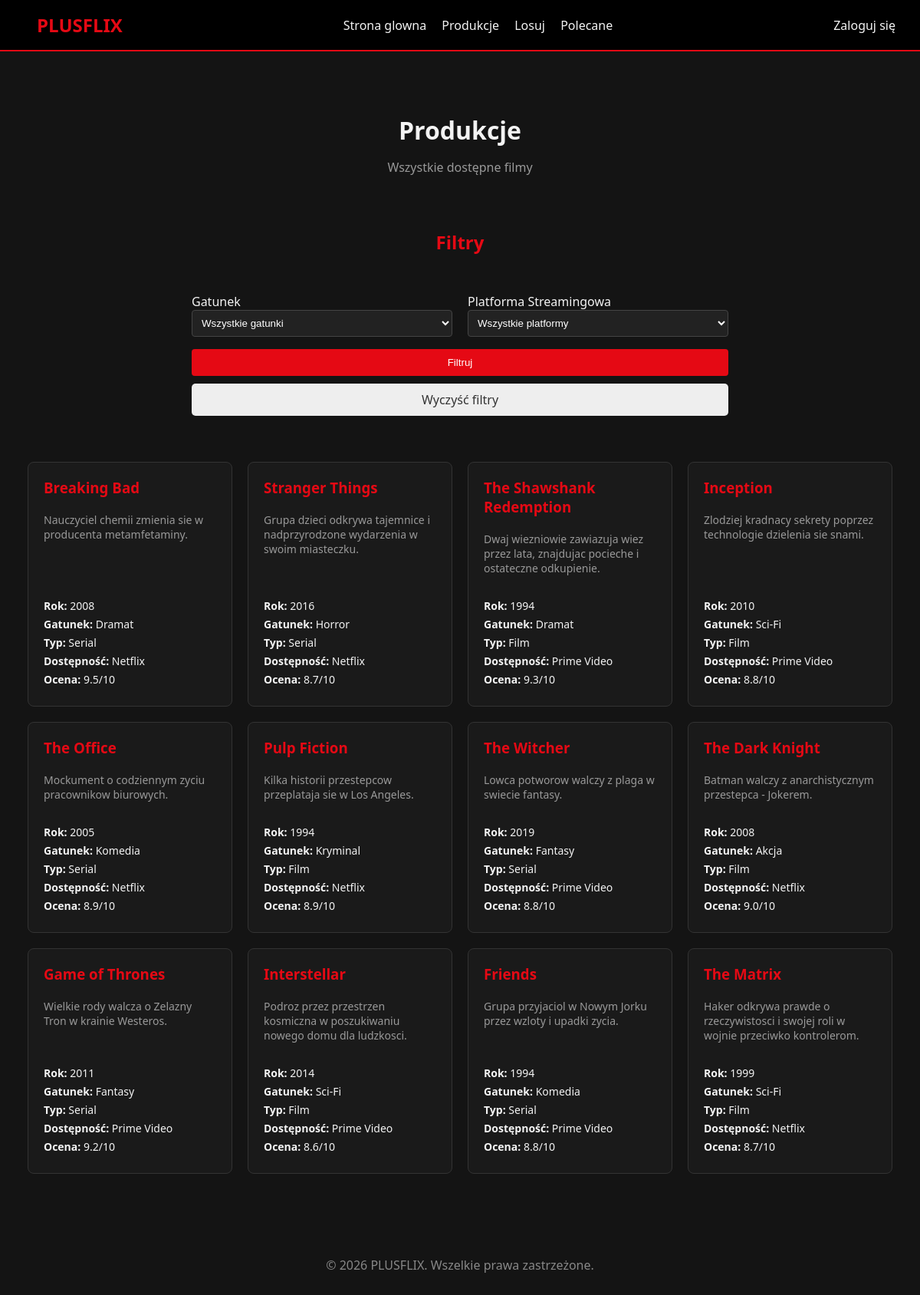
The app's page /productions with its own data.
### tables this page shows
CREATE TABLE IF NOT EXISTS productions (
    id INT AUTO_INCREMENT PRIMARY KEY,
    title VARCHAR(255) NOT NULL,
    type VARCHAR(50) NOT NULL,
    genre_id INT,
    description TEXT,
    streaming_platforms_id INT,
    year INT,
    rating DECIMAL(3,1),
    watchlist_count INT DEFAULT 0,
    created_at TIMESTAMP DEFAULT CURRENT_TIMESTAMP,
    FOREIGN KEY (genre_id) REFERENCES genres(id),
    FOREIGN KEY (streaming_platforms_id) REFERENCES streaming_platforms(id)
    );

CREATE TABLE IF NOT EXISTS genres (
    id INT AUTO_INCREMENT PRIMARY KEY,
    name VARCHAR(100) NOT NULL UNIQUE
);

CREATE TABLE IF NOT EXISTS streaming_platforms (
    id INT AUTO_INCREMENT PRIMARY KEY,
    name VARCHAR(100) NOT NULL,
    price DECIMAL(10,2),
    offer TEXT
    );

### core/Router.php (called while the page is built, shortened)
<?php
class Router {
    protected string $currentMethod = 'index';
    public function __construct() {
        $url = $this->getUrl();
        if ($url && strtolower($url[0]) === 'detail') {
            $this->currentController = 'App\\Controllers\\Pages';
            $this->currentMethod = 'detail';
            unset($url[0]);
        } elseif ($url && file_exists('../app/Controllers/' . ucwords($url[0]) . '.php')) {
            $this->currentController = 'App\\Controllers\\' . ucwords($url[0]);
            unset($url[0]);
        } else {
            $pagesController = 'App\\Controllers\\Pages';
            if ($url && method_exists($pagesController, $url[0])) {
                $this->currentMethod = $url[0];
                unset($url[0]);
            }
        }
        $this->currentController = new $this->currentController;
        $this->params = $url ? array_values($url) : [];
        call_user_func_array([$this->currentController, $this->currentMethod], $this->params);
    }
    public function getUrl(): ?array {
        if (isset($_GET['url'])) {
            $url = rtrim($_GET['url'], '/');
            $url = filter_var($url, FILTER_SANITIZE_URL);
            return explode('/', $url);
        }
        return null;
    }
}

### public/index.php (called while the page is built, shortened)
<?php
spl_autoload_register(function($className) {
    $className = str_replace('\\', '/', $className);
    $file = '../' . $className . '.php';
});
$init = new Router();

### core/Database.php (called while the page is built, shortened)
<?php
class Database {
    private string $host = DB_HOST;
    private string $user = DB_USER;
    private string $pass = DB_PASS;
    private string $dbname = DB_NAME;
    private ?PDO $dbh = null;
    private $stmt;
    public function __construct() {
        $dsn = 'mysql:host=' . $this->host . ';dbname=' . $this->dbname;
        $options = [
            PDO::ATTR_PERSISTENT => true,
            PDO::ATTR_ERRMODE => PDO::ERRMODE_EXCEPTION,
            PDO::ATTR_DEFAULT_FETCH_MODE => PDO::FETCH_OBJ
        ];
        try {
            $this->dbh = new PDO($dsn, $this->user, $this->pass, $options);
        } catch (PDOException $e) {
            $this->error = $e->getMessage();
            echo "Błąd połączenia: " . $this->error;
        }
    }
    public function query(string $sql): void {
        $this->stmt = $this->dbh->prepare($sql);
    }
    public function bind($param, $value, $type = null): void {
        if (is_null($type)) {
            $type = match (true) {
                is_int($value) => PDO::PARAM_INT,
                is_bool($value) => PDO::PARAM_BOOL,
                is_null($value) => PDO::PARAM_NULL,
                default => PDO::PARAM_STR,
            };
        }
        $this->stmt->bindValue($param, $value, $type);
    }
    public function execute(): bool {
        return $this->stmt->execute();
    }
    public function resultSet(): array {
        $this->execute();
        return $this->stmt->fetchAll();
    }
    public function single() {
        $this->execute();
        return $this->stmt->fetch();
    }
}

### app/Models/Movie.php (called while the page is built, shortened)
<?php
class Movie extends Model {
    public function getAllMovies() {
        $this->db->query('SELECT id FROM productions');
        $movies = $this->db->resultSet();
        foreach($movies as $movie) {
            $this->updateSingleMovieRating($movie->id);
        }
        $this->db->query('SELECT p.*, g.name as genre, sp.name as streaming_platforms FROM productions p LEFT JOIN genres g ON p.genre_id = g.id LEFT JOIN streaming_platforms sp ON p.streaming_platforms_id = sp.id ORDER BY p.created_at DESC');
        return $this->db->resultSet();
    }
    private function updateSingleMovieRating($id) {
        $this->db->query('SELECT AVG(rating) as avg_rating FROM ratings WHERE production_id = :production_id AND is_approved = 1');
        $this->db->bind(':production_id', $id);
        $row = $this->db->single();
        $avgRating = ($row && $row->avg_rating !== null) ? round($row->avg_rating, 1) : 0;
        $this->db->query('UPDATE productions SET rating = :rating WHERE id = :id');
        $this->db->bind(':rating', $avgRating);
        $this->db->bind(':id', $id);
        $this->db->execute();
    }
}

### core/Model.php (called while the page is built, shortened)
<?php
abstract class Model {
    public function __construct(Database $db) {
        $this->db = $db;
    }
}

### app/Views/pages/productions.php (the view, shortened to what this page needs)
<div class="page-container">
    <h1 class="page-title"><?php echo $data['title']; ?></h1>
    <p class="page-description"><?php echo $data['description']; ?></p>
    <h2 class="section-title" id="filters">Filtry</h2>
    <div class="search-container">
        <div class="search-form">
            <form id="filterForm" action="<?php echo URLROOT; ?>/pages/productions" method="GET">
                <div class="filter-grid">
                    <div class="form-group">
                        <label>Gatunek</label>
                        <select name="genre_id" class="form-control">
                            <option value="">Wszystkie gatunki</option>
                        </select>
                    </div>
                    <div class="form-group">
                        <label>Platforma Streamingowa</label>
                        <select name="streaming_platforms_id" class="form-control">
                            <option value="">Wszystkie platformy</option>
                        </select>
                    </div>
                </div>
                <button type="submit" class="btn btn-primary btn-filter">Filtruj</button>
                <a href="<?php echo URLROOT; ?>/pages/productions" class="btn btn-light btn-clear-filters">Wyczyść filtry</a>
            </form>
        </div>
    </div>
    <?php if (empty($data['movies'])): ?>
        <p class="no-results">Brak filmów w bazie danych</p>
    <?php else: ?>
        <div class="movies-grid">
            <?php foreach($data['movies'] as $movie): ?>
                <a href="<?php echo URLROOT; ?>/pages/detail/<?php echo $movie->id; ?>" class="movie-card-link">
                    <div class="movie-card">
                        <h3 class="movie-title"><?php echo $movie->title; ?></h3>
                        <p class="movie-description"><?php echo $movie->description; ?></p>
                        <div class="movie-details">
                            <p><strong>Rok:</strong> <?php echo $movie->year; ?></p>
                            <p><strong>Gatunek:</strong> <?php echo $movie->genre; ?></p>
                            <p><strong>Typ:</strong> <?php echo $movie->type; ?></p>
                            <p><strong>Dostępność:</strong> <?php echo $movie->streaming_platforms; ?></p>
                            <p><strong>Ocena:</strong> <?php echo ($movie->rating > 0) ? $movie->rating . '/10' : 'Brak ocen'; ?></p>
                        </div>
                    </div>
                </a>
            <?php endforeach; ?>
        </div>
    <?php endif; ?>
</div>

### public/css/style.css (style rules this page uses)
:root { --primary: #e50914; --dark: #141414; --light: #f3f3f3; --grey: #333; }
body { font-family: 'Segoe UI', Tahoma, Geneva, Verdana, sans-serif; margin: 0; background-color: var(--dark); color: var(--light); }
.btn { background: var(--primary); color: white; padding: 0.5rem 1rem; border: none; border-radius: 4px; cursor: pointer; text-decoration: none; display: inline-block; }
form input, form select, form textarea { padding: 0.5rem; margin-bottom: 1rem; border-radius: 4px; border: 1px solid #444; background: #222; color: white; width: 100%; box-sizing: border-box; }
.page-container { max-width: 1200px; margin: 40px auto; padding: 20px; }
.page-title { color: var(--light); margin-bottom: 10px; text-align: center; }
.page-description { color: #999; margin-bottom: 30px; text-align: center; }
.section-title { margin-top: 0; padding-top: 40px; color: var(--primary); }
.movies-grid { display: grid; grid-template-columns: repeat(auto-fill, minmax(250px, 1fr)); gap: 20px; margin-top: 20px; align-items: stretch; }
.movie-card { background: #1a1a1a; padding: 20px; border-radius: 8px; border: 1px solid #333; height: 100%; display: flex; flex-direction: column; box-sizing: border-box; min-height: 250px; }
.movie-card-link { text-decoration: none; color: inherit; display: block; height: 100%; transition: transform 0.3s ease; }
.movie-title { color: var(--primary); margin: 0 0 10px 0; }
.movie-description { color: #999; font-size: 14px; margin: 10px 0; flex-grow: 1; }
.movie-details { margin-top: 15px; font-size: 14px; }
.movie-details p { margin: 5px 0; }
.search-form { display: flex; gap: 15px; max-width: 700px; margin: 30px auto; align-items: stretch; }
.search-container { margin-bottom: 40px; }
.movie-card-link .movie-card { height: 100%; cursor: pointer; transition: border-color 0.3s ease; }

### public/css/productions.css (style rules this page uses)
.section-title#filters { text-align: center; }
.search-form { justify-content: center; }
.search-form form { margin-top: 20px; }
.filter-grid { display: grid; grid-template-columns: 1fr 1fr; gap: 20px; }
.btn-filter { width: 100%; padding: 10px; }
.btn-clear-filters { padding: 10px; margin-top: 10px; text-align: center; display: block; background: #eee; color: #333; text-decoration: none; border-radius: 5px; }

### records on screen
productions: title "Breaking Bad", description "Nauczyciel chemii zmienia sie w producenta metamfetaminy.", year "2008", genre.name "Dramat", type "Serial", streaming_platforms.name "Netflix", rating "9.5"
productions: title "Stranger Things", description "Grupa dzieci odkrywa tajemnice i nadprzyrodzone wydarzenia w swoim miasteczku.", year "2016", genre.name "Horror", type "Serial", streaming_platforms.name "Netflix", rating "8.7"
productions: title "The Shawshank Redemption", description "Dwaj wiezniowie zawiazuja wiez przez lata, znajdujac pocieche i ostateczne odkupienie.", year "1994", genre.name "Dramat", type "Film", streaming_platforms.name "Prime Video", rating "9.3"
productions: title "Inception", description "Zlodziej kradnacy sekrety poprzez technologie dzielenia sie snami.", year "2010", genre.name "Sci-Fi", type "Film", streaming_platforms.name "Prime Video", rating "8.8"
productions: title "The Office", description "Mockument o codziennym zyciu pracownikow biurowych.", year "2005", genre.name "Komedia", type "Serial", streaming_platforms.name "Netflix", rating "8.9"
productions: title "Pulp Fiction", description "Kilka historii przestepcow przeplataja sie w Los Angeles.", year "1994", genre.name "Kryminal", type "Film", streaming_platforms.name "Netflix", rating "8.9"
productions: title "The Witcher", description "Lowca potworow walczy z plaga w swiecie fantasy.", year "2019", genre.name "Fantasy", type "Serial", streaming_platforms.name "Prime Video", rating "8.8"
productions: title "The Dark Knight", description "Batman walczy z anarchistycznym przestepca - Jokerem.", year "2008", genre.name "Akcja", type "Film", streaming_platforms.name "Netflix", rating "9.0"
productions: title "Game of Thrones", description "Wielkie rody walcza o Zelazny Tron w krainie Westeros.", year "2011", genre.name "Fantasy", type "Serial", streaming_platforms.name "Prime Video", rating "9.2"
productions: title "Interstellar", description "Podroz przez przestrzen kosmiczna w poszukiwaniu nowego domu dla ludzkosci.", year "2014", genre.name "Sci-Fi", type "Film", streaming_platforms.name "Prime Video", rating "8.6"
productions: title "Friends", description "Grupa przyjaciol w Nowym Jorku przez wzloty i upadki zycia.", year "1994", genre.name "Komedia", type "Serial", streaming_platforms.name "Prime Video", rating "8.8"
productions: title "The Matrix", description "Haker odkrywa prawde o rzeczywistosci i swojej roli w wojnie przeciwko kontrolerom.", year "1999", genre.name "Sci-Fi", type "Film", streaming_platforms.name "Netflix", rating "8.7"

### other values on screen
$data['title'] "Produkcje"
$data['description'] "Wszystkie dostępne filmy"
